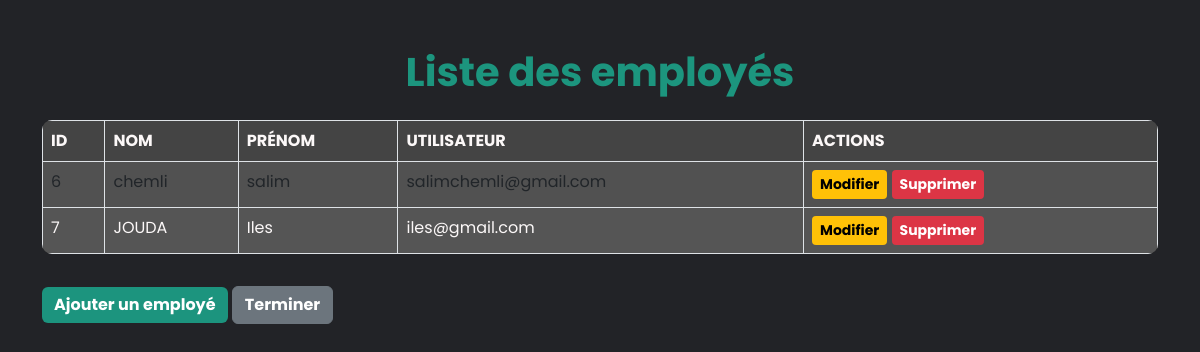
Page /employes/ on the committed database.
### app1/models.py (models this page shows, shortened)
class Employe(models.Model):
    nom= models.CharField(max_length=20)
    prenom= models.CharField(max_length=20)
    date_de_naissance= models.DateField(default=timezone.now)
    date_aumbauche= models.DateField(default=timezone.now)
    adresse= models.CharField(max_length=30)
    Historique_professionnel= models.CharField(max_length=500)
    Service_Employe= models.ForeignKey(Service, on_delete=models.CASCADE)
    Competance_Employe=models.ManyToManyField(Competances, related_name="comp", blank=True)
    Employe_Formation= models.ManyToManyField(Formations, related_name="frm", blank=True)
    Employe_Utilisateur= models.OneToOneField(Utilisateur, on_delete=models.CASCADE, related_name="employe")

class Utilisateur(models.Model):
    Login = models.CharField(max_length= 30, unique=True)
    mot_de_passe = models.CharField(max_length=20)
    nom = models.CharField(max_length=30, blank=True, null=True)
    prenom = models.CharField(max_length=30, blank=True, null=True)
    ROLE_CHOICES = [
        ('admin', 'Admin'),
        ('employee', 'Employee'),
        ('manager', 'Manager'),
        ('candidate', 'Candidate'),
    ]
    role = models.CharField(max_length=30, choices=ROLE_CHOICES, default='candidate')

### app1/views.py (the view)
# urls.py: path('employes/', views.liste_employes, name='liste_employes'),
def liste_employes(request):
    employes = Employe.objects.select_related('Employe_Utilisateur').all()
    return render(request, 'liste_employes.html', {'employes': employes})

### app1/templates/liste_employes.html (shortened to what this page needs)
<!DOCTYPE html>
<html lang="en">
    {% load static %}
<head>
    <link rel="stylesheet" href="{% static 'css/bootstrap.min.css' %}">
    <link href="https://cdn.jsdelivr.net/npm/remixicon@4.5.0/fonts/remixicon.css" rel="stylesheet" />
    <link rel="stylesheet" href="https://unpkg.com/boxicons@latest/css/boxicons.min.css">
</head>
<body>
    <div class="container mt-5">
        <h1 class="mb-4">Liste des employés</h1>
        <table class="table table-bordered table-striped">
            <thead class="thead-dark">
                <tr>
                    <th>ID</th>
                    <th>Nom</th>
                    <th>Prénom</th>
                    <th>Utilisateur</th>
                    <th>Actions</th>
                </tr>
            </thead>
            <tbody>
                {% for employe in employes %}
                <tr>
                    <td>{{ employe.id }}</td>
                    <td>{{ employe.nom }}</td>
                    <td>{{ employe.prenom }}</td>
                    <td>{{ employe.Employe_Utilisateur.Login }}</td>
                    <td>
                        <a href="{% url 'modifier_employe' employe.id %}" class="btn btn-warning btn-sm">Modifier</a>
                        <button class="btn btn-danger btn-sm" onclick="confirmDelete({{ employe.id }})">Supprimer</button>
                    </td>
                </tr>
                {% endfor %}
            </tbody>
        </table>
        <a href="{% url 'ajouter_employe' %}" class="btn btn-primary mt-3">Ajouter un employé</a>
        <a href="{% url 'acceuil_arh' %}" class="btn btn-secondary mt-3">Terminer</a>
    </div>
</body>
</html>

### app1/templates/liste_employes.html (style rules this page uses)
* { margin: 0; padding: 0; box-sizing: border-box; font-family: 'Poppins', sans-serif; text-decoration: none; list-style: none; }
:root { --bg-color: #222327; --text-color: #fcf8f8; --main-color: #1ad2ada6; }
body { background-color: var(--bg-color); color: var(--text-color); }
h1 { color: var(--main-color); font-weight: 700; text-align: center; }
.table { background-color: #333; color: var(--text-color); border-radius: 10px; overflow: hidden; }
.table th { background-color: #444; color: var(--text-color); text-transform: uppercase; }
.table td { background-color: #555; }
.table-striped tbody tr:nth-of-type(odd) { background-color: #666; }
.btn-primary { background-color: var(--main-color); border: none; }
.btn-warning { background-color: #ffc107; border: none; }
.btn-danger { background-color: #dc3545; border: none; }
.btn-secondary { background-color: #6c757d; }
.container { margin-top: 120px; }
.btn { font-weight: bold; transition: all 0.3s ease; }

### rows in the picture
Employe: id "6", nom "chemli", prenom "salim", Employe_Utilisateur.Login "salimchemli@gmail.com"
Employe: id "7", nom "JOUDA", prenom "Iles", Employe_Utilisateur.Login "iles@gmail.com"
